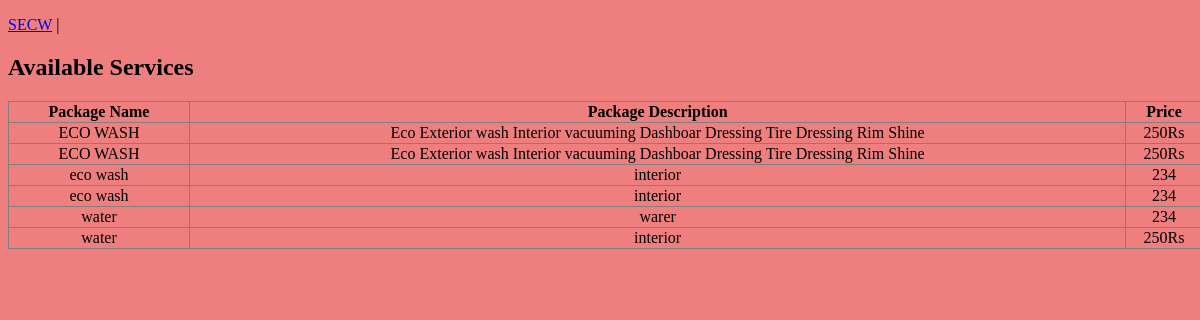
Page /manager/views.php on the committed database.
### tables this page shows
CREATE TABLE `service` (
  `id` int(11) NOT NULL,
  `p_name` varchar(50) NOT NULL,
  `p_des` varchar(100) NOT NULL,
  `p_pri` varchar(30) NOT NULL
);

### manager/views.php (the view, shortened to what this page needs)
<?php
 require('rita.php');
?>
<!DOCTYPE html>
<html>
<head>
<link rel="stylesheet" href="style1.css" />
</head>
<body>
<div class="form">
<p><a href="..\ex.html">SECW</a> |
<h2>Available Services</h2>
<table width="100%" border="1" style="border-collapse:collapse;">
<thead>
<th><strong><b>Package Name<b></strong></th>
<th><strong><b>Package Description</strong></th><th>
<strong>Price</strong></th><th>
</thead>
<tbody>
<?php
$sel_query="Select * from service";
$result = mysqli_query($conn,$sel_query);
while($row = mysqli_fetch_assoc($result)) { ?>
<tr>
<td align="center"><?php echo $row["p_name"]; ?></td>
<td align="center"><?php echo $row["p_des"]; ?></td>
<td align="center"><?php echo $row["p_pri"]; ?></td>
<?php } ?>
</tbody>
</table>
</div>
</body>
</html>

### manager/style1.css (style rules this page uses)
html, body { height: 100%; width: 100%; font-family: 'Source Sans Pro', serif; }
body { background-color: rgba(231, 57, 57, 0.644); }

### rows in the picture
service: p_name "ECO WASH", p_des "Eco Exterior wash Interior vacuuming Dashboar Dressing Tire Dressing Rim Shine", p_pri "250Rs"
service: p_name "ECO WASH", p_des "Eco Exterior wash Interior vacuuming Dashboar Dressing Tire Dressing Rim Shine", p_pri "250Rs"
service: p_name "eco wash", p_des "interior", p_pri "234"
service: p_name "eco wash", p_des "interior", p_pri "234"
service: p_name "water", p_des "warer", p_pri "234"
service: p_name "water", p_des "interior", p_pri "250Rs"
